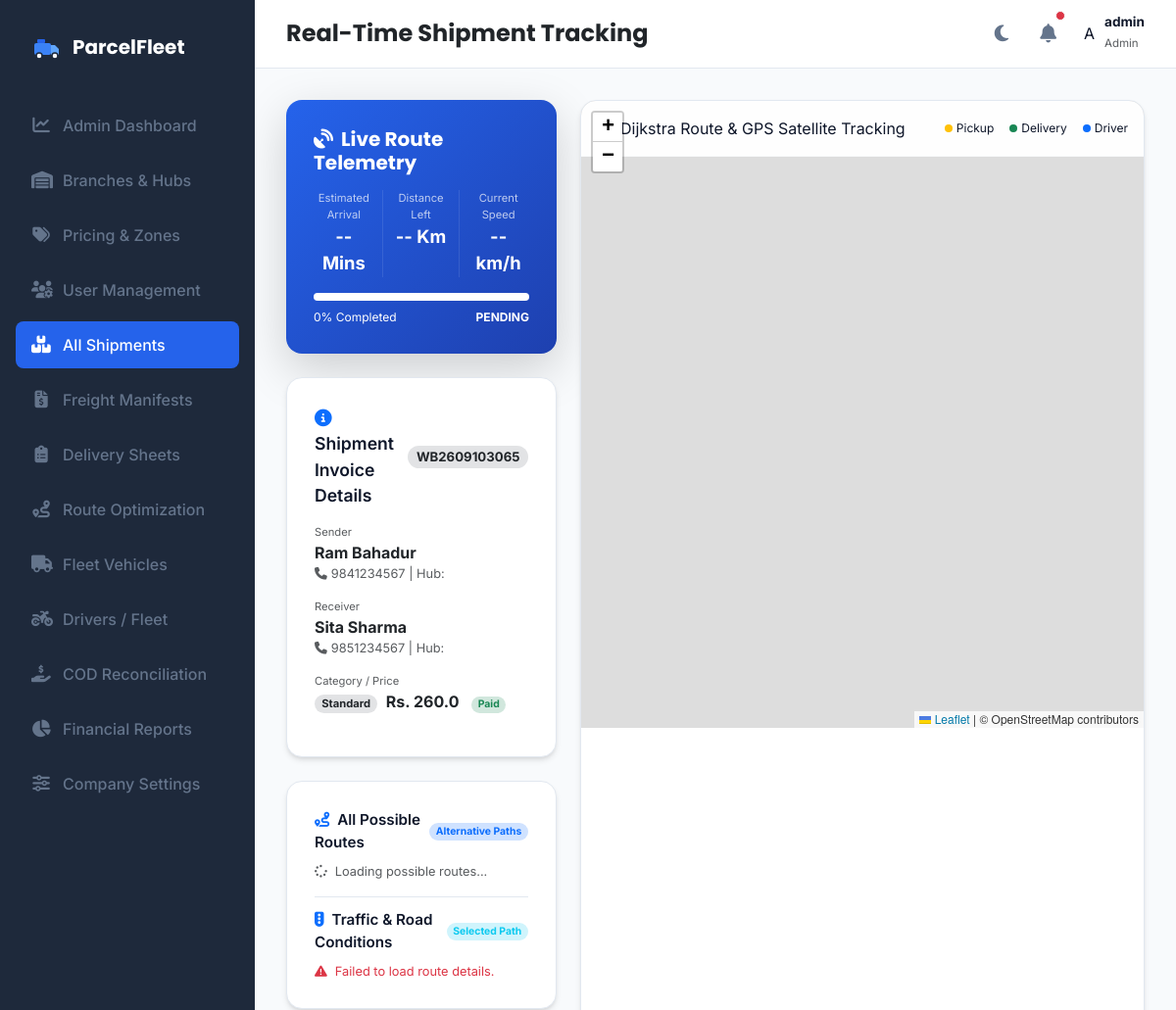
The app's page /admin/track/WB2609103065 (signed in, upper part), older data.
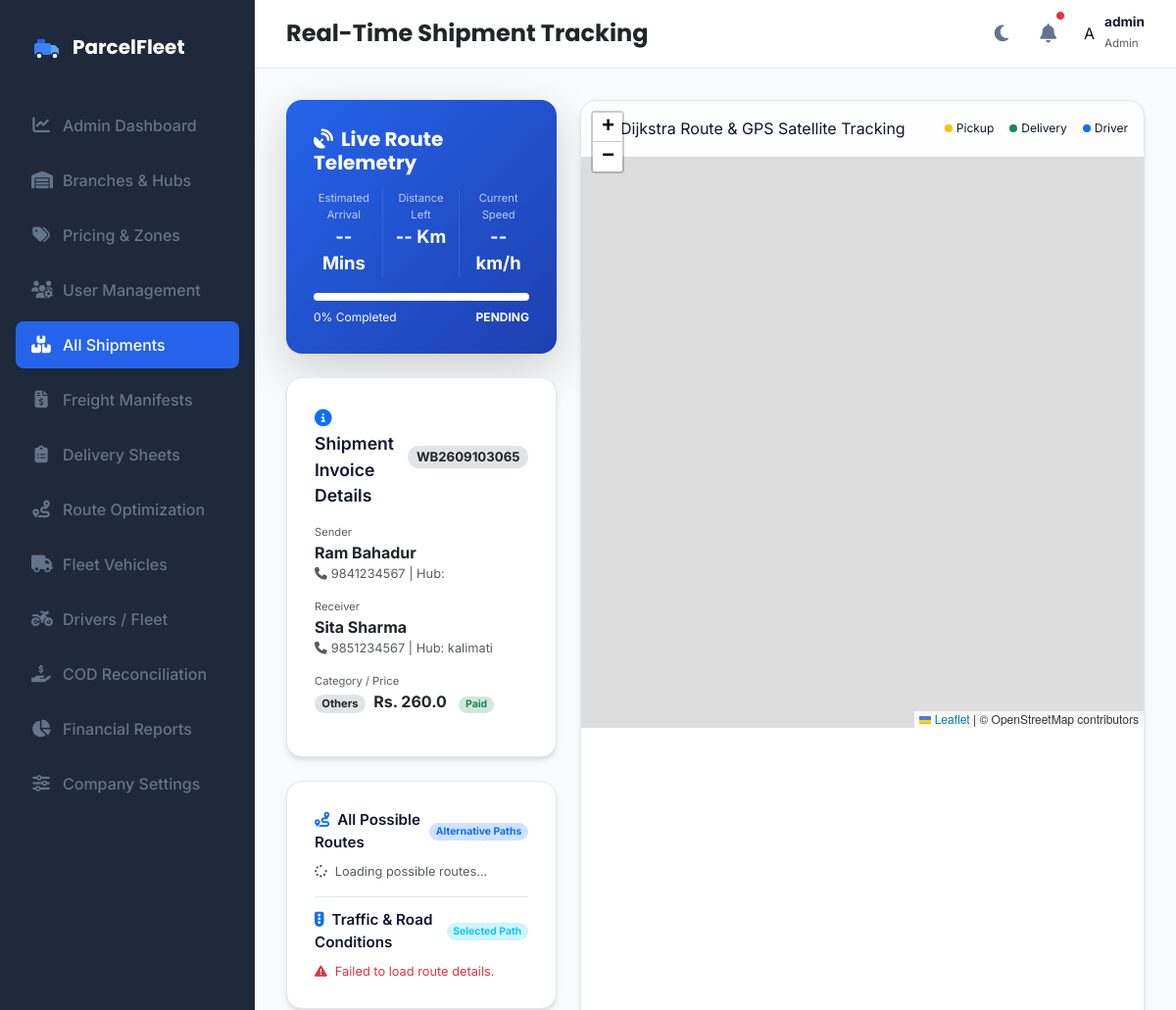
The same page, newer data.
### models.py (models this page shows, shortened)
class Parcel(db.Model):
    __tablename__ = 'parcels'
    id = db.Column(db.Integer, primary_key=True)
    tracking_id = db.Column(db.String(50), unique=True, nullable=False)
    sender_name = db.Column(db.String(100), nullable=False)
    sender_phone = db.Column(db.String(20), nullable=False)
    receiver_name = db.Column(db.String(100), nullable=False)
    receiver_phone = db.Column(db.String(20), nullable=False)
    pickup_address = db.Column(db.String(100), nullable=False)
    delivery_address = db.Column(db.String(100), nullable=False)
    pickup_hub = db.Column(db.String(100), nullable=True)
    delivery_hub = db.Column(db.String(100), nullable=True)
    pickup_latitude = db.Column(db.Float, nullable=False, default=27.7154)
    pickup_longitude = db.Column(db.Float, nullable=False, default=85.3123)
    delivery_latitude = db.Column(db.Float, nullable=False, default=27.6915)
    delivery_longitude = db.Column(db.Float, nullable=False, default=85.3331)
    parcel_type = db.Column(db.String(50), nullable=False)
    weight = db.Column(db.Float, nullable=False)
    length = db.Column(db.Float, nullable=False, default=10.0)
    width = db.Column(db.Float, nullable=False, default=10.0)
    height = db.Column(db.Float, nullable=False, default=10.0)
    status = db.Column(db.String(30), default='Pending')  # 'Pending', 'Assigned', 'Manifested', 'Picked Up', 'In Transit', 'Out For Delivery', 'Delivered', 'Failed Delivery', 'Returned', 'Cancelled'
    delivery_charge = db.Column(db.Float, nullable=False, default=0.0)
    payment_status = db.Column(db.String(20), default='Pending')  # 'Pending', 'Paid', 'COD'
    assigned_driver_id = db.Column(db.Integer, db.ForeignKey('drivers.id'), nullable=True)
    service_type = db.Column(db.String(50), nullable=False, default='Standard')  # 'Standard', 'Express', 'Air', 'Surface'
    cod_amount = db.Column(db.Float, default=0.0)
    customer_id = db.Column(db.Integer, db.ForeignKey('customer_profiles.id'), nullable=True)
    hub_id = db.Column(db.Integer, db.ForeignKey('hubs.id'), nullable=True)
    merchandise_id = db.Column(db.Integer, db.ForeignKey('merchandise.id'), nullable=True)
    manifest_id = db.Column(db.Integer, db.ForeignKey('manifests.id'), nullable=True)
    expected_delivery_date = db.Column(db.DateTime, nullable=True)
    pickup_image = db.Column(db.String(255), nullable=True)
    delivery_image = db.Column(db.String(255), nullable=True)
    delivery_attempts = db.Column(db.Integer, default=0)
    failed_reason = db.Column(db.String(255), nullable=True)
    special_tags = db.Column(db.String(255), nullable=True)
    created_at = db.Column(db.DateTime, default=datetime.utcnow)
    delivered_at = db.Column(db.DateTime, nullable=True)
    delivery_notes = db.Column(db.Text, nullable=True)
    customer_signature = db.Column(db.Text, nullable=True)
    history = db.relationship('TrackingHistory', backref='parcel', cascade="all, delete-orphan", order_by="TrackingHistory.timestamp.asc()")
    notifications = db.relationship('NotificationLog', backref='parcel', cascade="all, delete-orphan", order_by="NotificationLog.timestamp.asc()")

### app.py (the view)
@app.route('/admin/track/<string:tracking_id>')
@login_required
def live_tracking_view(tracking_id):
    parcel = Parcel.query.filter_by(tracking_id=tracking_id).first_or_404()
    return render_template('live_tracking.html', active_page='parcels', parcel=parcel)

### app.py (called while the page is built)
@login_manager.user_loader
def load_user(user_id):
    return User.query.get(int(user_id))

### templates/live_tracking.html (shortened to what the changed rows need)
{% extends "base.html" %}
{% block content %}
<div class="row g-4">
    <div class="col-12 col-xl-4">
        <div class="premium-card mb-4">
            <div class="premium-card-title mb-3">
                <span><i class="fas fa-circle-info me-2 text-primary"></i>Shipment Invoice Details</span>
                <span class="badge bg-secondary-subtle text-dark border-0 rounded-pill">{{ parcel.tracking_id }}</span>
            </div>
            <div class="mb-3">
                <span class="d-block text-muted" style="font-size: 0.7rem; uppercase">Sender</span>
                <strong class="text-dark">{{ parcel.sender_name }}</strong>
                <div class="text-muted" style="font-size: 0.8rem;"><i class="fas fa-phone me-1"></i>{{ parcel.sender_phone }} | Hub: {{ parcel.pickup_address }}</div>
            </div>
            <div class="mb-3">
                <span class="d-block text-muted" style="font-size: 0.7rem; uppercase">Receiver</span>
                <strong class="text-dark">{{ parcel.receiver_name }}</strong>
                <div class="text-muted" style="font-size: 0.8rem;"><i class="fas fa-phone me-1"></i>{{ parcel.receiver_phone }} | Hub: {{ parcel.delivery_address }}</div>
            </div>
            <div class="mb-3">
                <span class="d-block text-muted" style="font-size: 0.7rem; uppercase">Category / Price</span>
                <span class="badge bg-secondary-subtle text-dark border-0 rounded-pill me-1" style="font-size: 0.7rem;">{{ parcel.parcel_type }}</span>
                <strong class="text-dark">Rs. {{ parcel.delivery_charge }}</strong>
                <span class="badge bg-{% if parcel.payment_status == 'Paid' %}success-subtle text-success{% else %}warning-subtle text-warning{% endif %} border-0 rounded-pill ms-2" style="font-size: 0.65rem;">
                    {{ parcel.payment_status }}
                </span>
            </div>
        </div>
    </div>
</div>
{% endblock %}

Row changes from the older to the newer data that the page shows:
changed Parcel "Ram Bahadur": delivery_address (not shown) → "kalimati"; parcel_type "Standard" → "Others"
